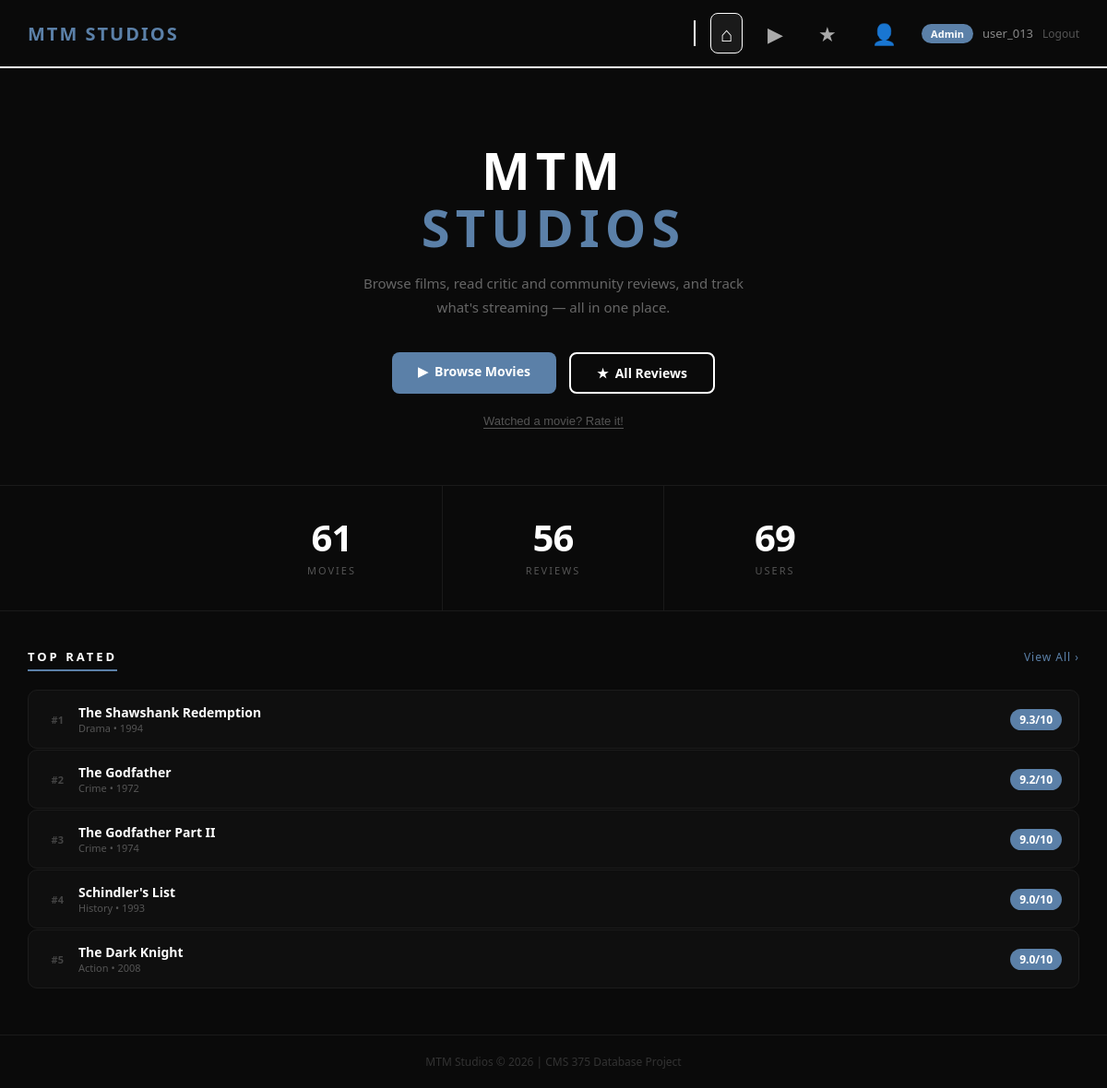
Screenshot of /index.php (signed in) with the database file from the repository.
### tables this page shows
CREATE TABLE Movies (
    MovieID           VARCHAR(20)  PRIMARY KEY,
    ReleaseYear       INT,
    Title             VARCHAR(255),
    PosterURL         VARCHAR(255),
    PrimaryStreamingService VARCHAR(255),
    Genre             VARCHAR(100),
    Rating            DECIMAL(3,1),
    Description       VARCHAR(255)
);

### index.php (the view, shortened to what this page needs)
<?php
$conn = mysqli_connect("localhost", "root", "", "moviesdb");
?>
<?php
$stats_sql = "SELECT
    (SELECT COUNT(*) FROM Movies)  AS total_movies,
    (SELECT COUNT(*) FROM Reviews) AS total_reviews,
    (SELECT COUNT(*) FROM Users)   AS total_users";
$stats_result = mysqli_query($conn, $stats_sql);
$stats = mysqli_fetch_assoc($stats_result);
$top_sql    = "SELECT * FROM Movies ORDER BY Rating DESC LIMIT 5";
$top_result = mysqli_query($conn, $top_sql);
$is_guest = ($_SESSION['user_id'] === 'Guest');
?>
<!DOCTYPE html>
<html lang="en">
<head>
</head>
<body>
<nav class="navbar">
    <a href="index.php" class="logo">MTM STUDIOS</a>
    <div class="nav-right">
        <div class="nav-divider"></div>
        <div class="nav-icons">
            <a href="index.php" class="active" title="Home">&#8962;</a>
            <a href="movies.php" title="Movies">&#9654;</a>
            <a href="reviews.php" title="Reviews">&#9733;</a>
            <a href="users.php" title="Users">&#128100;</a>
        </div>
        <div class="user-info">
            <span class="user-badge"><?php echo htmlspecialchars($_SESSION['user_type']); ?></span>
            <?php echo htmlspecialchars($_SESSION['user_id']); ?>
            <?php if ($is_guest): ?>
                <a href="login.php" class="logout-link">Sign In</a>
                <a href="register.php" class="create-acct-link">Create Account</a>
            <?php else: ?>
                <a href="logout.php" class="logout-link">Logout</a>
            <?php endif; ?>
        </div>
    </div>
</nav>
<div class="hero">
    <h1>MTM<br><span>STUDIOS</span></h1>
    <p>Browse films, read critic and community reviews, and track what's streaming — all in one place.</p>
    <div class="hero-actions">
        <a href="movies.php" class="btn-primary">&#9654; &nbsp;Browse Movies</a>
        <a href="reviews.php" class="btn-outline">&#9733; &nbsp;All Reviews</a>
    </div>
    <?php if (!$is_guest): ?>
    <div style="margin-top: 16px;">
        <button class="btn-rate" onclick="document.getElementById('rateModal').classList.add('open')">Watched a movie? Rate it!</button>
    </div>
    <?php endif; ?>
</div>
<div class="stats-section">
    <div class="stat-block">
        <div class="stat-number"><?php echo $stats['total_movies']; ?></div>
        <div class="stat-label">Movies</div>
    </div>
    <div class="stat-block">
        <div class="stat-number"><?php echo $stats['total_reviews']; ?></div>
        <div class="stat-label">Reviews</div>
    </div>
    <div class="stat-block">
        <div class="stat-number"><?php echo $stats['total_users']; ?></div>
        <div class="stat-label">Users</div>
    </div>
</div>
<div class="section">
    <div class="section-header">
        <div class="section-title">Top Rated</div>
        <a href="movies.php" class="section-link">View All &rsaquo;</a>
    </div>
    <div class="top-list">
        <?php $rank = 1; while ($movie = mysqli_fetch_assoc($top_result)): ?>
            <a href="movie.php?id=<?php echo urlencode($movie['MovieID']); ?>" class="top-item">
                <div class="top-item-left">
                    <div class="top-rank">#<?php echo $rank++; ?></div>
                    <div>
                        <div class="top-title"><?php echo htmlspecialchars($movie['Title']); ?></div>
                        <div class="top-genre"><?php echo htmlspecialchars($movie['Genre']); ?> &bull; <?php echo $movie['ReleaseYear'] ?? '—'; ?></div>
                    </div>
                </div>
                <div class="top-right">
                    <span class="top-score"><?php echo $movie['Rating']; ?>/10</span>
                </div>
            </a>
        <?php endwhile; ?>
    </div>
</div>
<div class="footer">MTM Studios &copy; 2026 | CMS 375 Database Project</div>
</body>

### index.php (style rules this page uses)
* { margin: 0; padding: 0; box-sizing: border-box; }
body { font-family: 'Segoe UI', sans-serif; background-color: #0a0a0a; color: #ffffff; }
.navbar { background-color: #0a0a0a; border-bottom: 2px solid #ffffff; padding: 14px 30px; display: flex; justify-content: space-between; align-items: center; }
.logo { font-size: 20px; font-weight: bold; color: #5b80a8; text-decoration: none; letter-spacing: 2px; }
.nav-right { display: flex; align-items: center; }
.nav-divider { width: 2px; height: 28px; background-color: #ffffff; margin: 0 16px; }
.nav-icons { display: flex; align-items: center; gap: 16px; }
.nav-icons a { color: #aaa; text-decoration: none; font-size: 22px; padding: 6px 10px; border: 1px solid transparent; border-radius: 8px; transition: all 0.2s; }
.nav-icons a:hover, .nav-icons a.active { color: #fff; border-color: #fff; background-color: #1a1a1a; }
.user-info { display: flex; align-items: center; gap: 10px; margin-left: 16px; font-size: 13px; color: #888; }
.user-badge { background: #5b80a8; color: #fff; padding: 3px 10px; border-radius: 20px; font-size: 11px; font-weight: bold; }
.logout-link { color: #555; text-decoration: none; font-size: 12px; transition: color 0.2s; }
.hero { padding: 80px 30px 60px; text-align: center; border-bottom: 1px solid #1a1a1a; }
.hero h1 { font-size: 56px; font-weight: 800; letter-spacing: 6px; line-height: 1.1; margin-bottom: 18px; }
.hero h1 span { color: #5b80a8; }
.hero p { font-size: 15px; color: #666; max-width: 460px; margin: 0 auto 36px; line-height: 1.7; }
.hero-actions { display: flex; justify-content: center; gap: 14px; flex-wrap: wrap; }
.btn-primary { padding: 11px 28px; background: #5b80a8; color: #fff; text-decoration: none; border-radius: 8px; font-size: 14px; font-weight: 600; transition: background 0.2s, transform 0.15s; }
.btn-outline { padding: 11px 28px; background: transparent; color: #fff !important; text-decoration: none; border-radius: 8px; font-size: 14px; font-weight: 600; border: 2px solid #ffffff; transition: background 0.2s, transform 0.15s; display: inline-block; }
.btn-rate { background: none; border: none; color: #555; font-size: 13px; cursor: pointer; margin-top: 6px; transition: color 0.2s; text-decoration: underline; text-underline-offset: 3px; }
.stats-section { display: flex; justify-content: center; border-bottom: 1px solid #1a1a1a; }
.stat-block { flex: 1; max-width: 240px; padding: 36px 20px; text-align: center; border-right: 1px solid #1a1a1a; }
.stat-block:last-child { border-right: none; }
.stat-number { font-size: 40px; font-weight: 800; letter-spacing: -1px; line-height: 1; margin-bottom: 8px; }
.stat-label { font-size: 11px; color: #555; text-transform: uppercase; letter-spacing: 2px; }
.section { padding: 40px 30px; }
.section-header { display: flex; align-items: baseline; justify-content: space-between; margin-bottom: 20px; }
.section-title { font-size: 13px; font-weight: 700; letter-spacing: 3px; text-transform: uppercase; border-bottom: 2px solid #5b80a8; padding-bottom: 5px; }
.section-link { font-size: 12px; color: #5b80a8; text-decoration: none; letter-spacing: 1px; }
.top-list { display: flex; flex-direction: column; gap: 1px; }
.top-item { display: flex; align-items: center; justify-content: space-between; padding: 14px 18px; background: #0f0f0f; border: 1px solid #1c1c1c; border-radius: 10px; text-decoration: none; color: #ffffff; transition: border-color 0.2s, background 0.2s; gap: 16px; }
.top-item-left { display: flex; align-items: center; gap: 16px; min-width: 0; }
.top-rank { font-size: 11px; color: #444; font-weight: 700; width: 20px; text-align: right; flex-shrink: 0; }
.top-title { font-size: 14px; font-weight: 600; white-space: nowrap; overflow: hidden; text-overflow: ellipsis; }
.top-genre { font-size: 11px; color: #555; }
.top-right { display: flex; align-items: center; gap: 12px; flex-shrink: 0; }
.top-score { background: #5b80a8; color: #fff; padding: 3px 10px; border-radius: 20px; font-size: 12px; font-weight: bold; }
.footer { text-align: center; padding: 20px; color: #333; font-size: 12px; border-top: 1px solid #1a1a1a; margin-top: 10px; }

### rows the page displays
movies: Title "The Shawshank Redemption", Genre "Drama", ReleaseYear "1994", Rating "9.3"
movies: Title "The Godfather", Genre "Crime", ReleaseYear "1972", Rating "9.2"
movies: Title "The Godfather Part II", Genre "Crime", ReleaseYear "1974", Rating "9.0"
movies: Title "Schindler's List", Genre "History", ReleaseYear "1993", Rating "9.0"
movies: Title "The Dark Knight", Genre "Action", ReleaseYear "2008", Rating "9.0"

### other values shown
$_SESSION['user_type'] "Admin"
$_SESSION['user_id'] "user_013"
$stats['total_movies'] "61"
$stats['total_reviews'] "56"
$stats['total_users'] "69"
